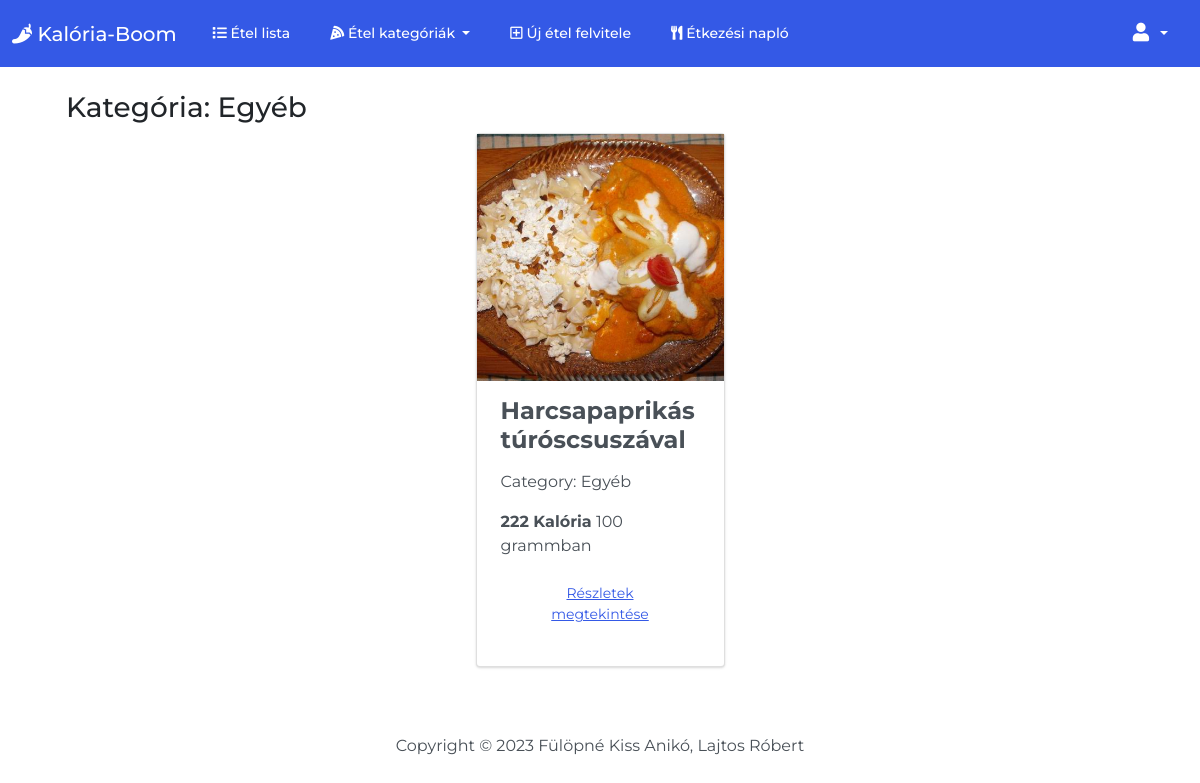
Screenshot of /categories/Egyéb (signed in) with the database file from the repository.
### foodtracker/models.py (models this page shows, shortened)
class FoodCategory(models.Model):
    category_name = models.CharField(max_length=50)
    class Meta:
        verbose_name = 'Food Category'
        verbose_name_plural = 'Food Categories'
    def __str__(self):
        return f'{self.category_name}'
    @property
    def count_food_by_category(self):
        return Food.objects.filter(category=self).count()

class Food(models.Model):
    food_name = models.CharField(max_length=200)
    quantity = models.DecimalField(max_digits=7, decimal_places=2, default=100.00)
    calories = models.IntegerField(default=0)
    fat = models.DecimalField(max_digits=7, decimal_places=2)
    carbohydrates = models.DecimalField(max_digits=7, decimal_places=2)
    protein = models.DecimalField(max_digits=7, decimal_places=2)
    category = models.ForeignKey(FoodCategory, on_delete=models.CASCADE, related_name='food_category')

class Image(models.Model):
    food = models.ForeignKey(Food, on_delete=models.CASCADE, related_name='get_images')
    image = models.ImageField(upload_to='images/')

### foodtracker/views.py (the view)
# urls.py: path('categories/<str:category_name>', views.category_details_view, name='category_details_view'),
def category_details_view(request, category_name):
    if not request.user.is_authenticated:
        return HttpResponseRedirect(reverse('login'))
    category = FoodCategory.objects.get(category_name=category_name)
    foods = Food.objects.filter(category=category)
    for food in foods:
        food.image = food.get_images.first()
    page = request.GET.get('page', 1)
    paginator = Paginator(foods, 4)
    try:
        pages = paginator.page(page)
    except PageNotAnInteger:
        pages = paginator.page(1)
    except EmptyPage:
        pages = paginator.page(paginator.num_pages)
    return render(request, 'food_category.html', {
        'categories': FoodCategory.objects.all(),
        'foods': foods,
        'foods_count': foods.count(),
        'pages': pages,
        'title': category.category_name
    })

### templates/food_category.html (shortened to what this page needs)
{% extends 'base.html' %}
{% block body %}
<div class='py-4 mt-auto'>
    <div class='container px-4'>
        <h3>Kategória: {{ title }}</h3>
        <div class='row justify-content-center'>
        {% if foods_count > 0 %}
            {% for food in pages %}
                <div class='col-sm-12 col-md-12 col-lg-4 col-xl-3 d-flex align-items-stretch'>
                    <div class='card bg-secondary mb-3'>
                        <a href='#'>
                            <img
                                src="{{ food.image.image.url|default:'../../static/images/no_image.png' }}"
                                class='img-fluid'
                                alt='food image'
                            >
                        </a>
                        <div class='card-body'>
                            <h4 class='card-title'>
                                <strong>{{ food.food_name }}</strong>
                            </h4>
                            <p class='card-text'>
                                <div class='my-3'>
                                    Category: {{ food.category }}
                                </div>
                            </p>
                            <p class='card-text'>
                                <div class='my-3'>
                                    <strong>{{ food.calories}} Kalória</strong> {{ food.quantity|floatformat:0 }} grammban
                                </div>
                            </p>
                            <p class='card-text'>
                                <div class='my-3'>
                                    <a href="{% url 'food_details' food.id %}" type='button' class='btn btn-link'>
                                        Részletek megtekintése
                                    </a>
                                </div>
                            </p>
                        </div>
                    </div>
                </div>
            {% endfor %}
        {% else %}
            <br>
            <div class='alert alert-info' role='alert'>
                Nincs étel ebben a kategóriában.
            </div>
        {% endif %}
    </div>
</div>
{% endblock %}

### static/css/styles.css (style rules this page uses)
html { position: relative; min-height: 100%; }
body { margin: 0 0 90px; font-family: 'Montserrat', sans-serif !important; }

### rows the page displays
FoodCategory: category_name "Egyéb"
Food: image.image (picture), food_name "Harcsapaprikás túróscsuszával", category "Egyéb", calories "222", quantity "100"
